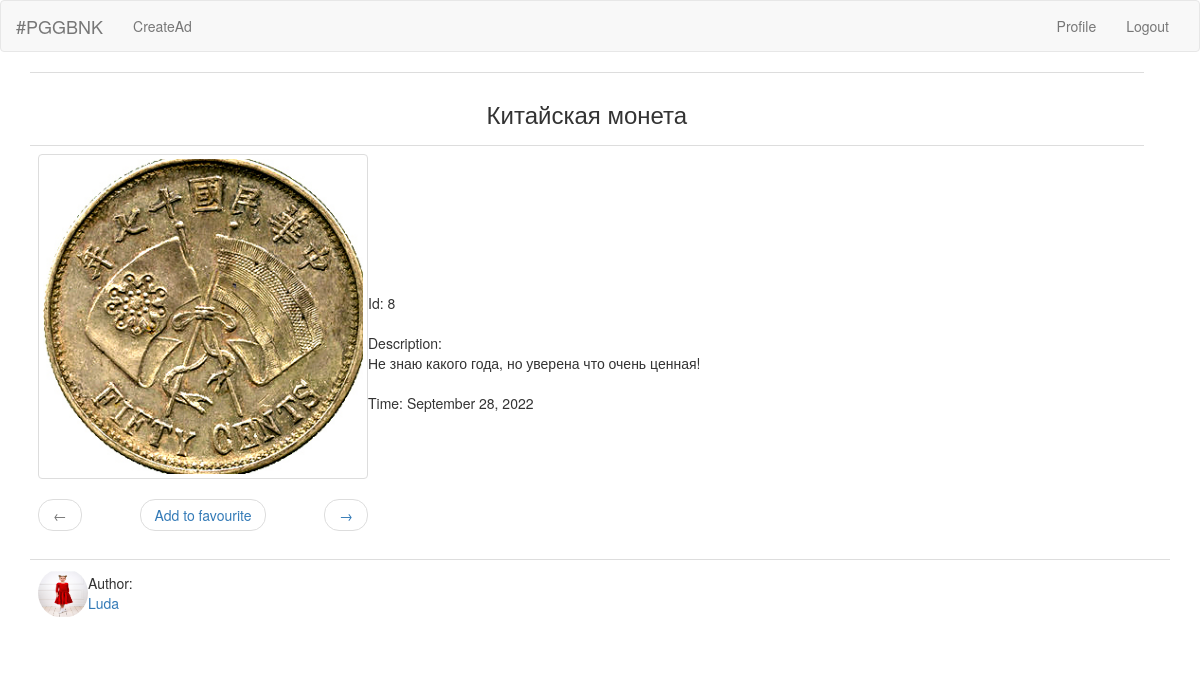
Screenshot of /open_product/8 (signed in) with the database file from the repository.
### app/auth/forms.py (models this page shows, shortened)
class Product(db.Model):
    id = db.Column(db.Integer, primary_key=True)
    product_name = db.Column(db.String(32))
    product_description = db.Column(db.String(300))
    product_price = db.Column(db.Integer)
    timestamp = db.Column(db.DateTime, index=True, default=datetime.utcnow)
    user_id = db.Column(db.Integer, db.ForeignKey('user.id'))
    product_images = db.relationship('ProductImage', cascade='all,delete', backref='image', lazy='dynamic')

class User(UserMixin, db.Model):
    id = db.Column(db.Integer, primary_key=True)
    username = db.Column(db.String(64), index=True, unique=True)
    phone = db.Column(db.String(64), index=True, unique=True)
    email = db.Column(db.String(120), index=True, unique=True)
    password = db.Column(db.String(128))
    products = db.relationship('Product', backref='author', lazy='dynamic')
    favourites = db.relationship('Product', secondary=favourites, lazy='dynamic',
                                 backref=db.backref('followers', lazy='dynamic'))
    def is_favourite(self, product):
        return self.favourites.filter_by(id=product.id).count() > 0

### app/auth/routes.py (the view)
@auth.route('/open_product/<int:id>', methods=['GET', 'POST'])
def open_product(id):
    page = request.args.get('page', 1, type=int)
    product = Product.query.get(id)
    image = ProductImage.query.filter_by(product_id=id).paginate(page, 1, False)
    next_image = url_for('auth.open_product', id=product.id, page=image.next_num) \
        if image.has_next else None
    prev_image = url_for('auth.open_product', id=product.id, page=image.prev_num) \
        if image.has_prev else None
    return render_template('product.html', product=product,  image=image.items[0].image_url[11:],
                           next_image=next_image, prev_image=prev_image, user=product.author)

### app/auth/forms.py (called while the page is built)
@login.user_loader
def load_user(user_id):
    return User.query.get(int(user_id))

### app/auth/templates/product.html
{% extends "base.html" %}
{% block app_content %}
<table class="table table-hover">
  <tr>
    <td align="center"><h3>{{ product.product_name }}</h3></td>
  </tr>
  <tr>
    <td>
      <table>
        <tr>
          <td>
            <table>
              <tr>
                <td><img src="{{ url_for('static', filename = image) }}" alt="Product" width="330" height="330" class="img-fluid img-thumbnail"></td>
              </tr>
              <tr>
                <td align="center">
                  <nav aria-label="...">
                    <ul class="pager">
                      <li class="previous{% if not prev_image %} disabled{% endif %}">
                        <a href="{{ prev_image or '#' }}">
                          <span aria-hidden="true">&larr;</span>
                        </a>
                      </li>
                      <li>
                        {% if user == current_user %}
                        <a href="{{ url_for('auth.delete', id=product.id) }}">Delete ad?</a>
                        {% elif not current_user.is_favourite(product) %}
                        <a href="{{ url_for('auth.follow', product_id = product.id) }}">Add to favourite</a>
                        {% else %}
                        <a href="{{ url_for('auth.unfollow', product_id = product.id) }}">Remove from favourite</a>
                        {% endif %}
                      </li>
                      <li class="next{% if not next_image %} disabled{% endif %}">
                        <a href="{{ next_image or '#' }}">
                           <span aria-hidden="true">&rarr;</span>
                        </a>
                      </li>
                    </ul>
                  </nav>
                </td>
              </tr>
            </table>
          </td>
          <td>
              Id: {{ product.id }}<br>
            <br>
            Description:<br> {{ product.product_description }}<br>
        <br>
        Time: {{ moment(product.timestamp).format('LL') }}<br>
            </table>
          </td>
  <tr>
    <td>
      <table>
        <tr>
          <td width="50px">
            <img src="{{ url_for('static', filename = '/avatars/{}.jpg'.format(product.author.id)) }}" alt="Product" width="50" height="50" class="img-circle">
          </td>
          <td>Author:<br>
          <a href="{{ url_for('auth.profile', username=product.author.username) }}">{{ product.author.username }}</a>
          </td>
        </tr>
      </table>
    </td>
    <td align="left"><br>
      </td>
  </tr>
</table>
{% endblock %}

### rows the page displays
Product: product_name "Китайская монета", id "8", product_description "Не знаю какого года, но уверена что очень ценная!", timestamp "September 28, 2022"
User: author.username "Luda"
